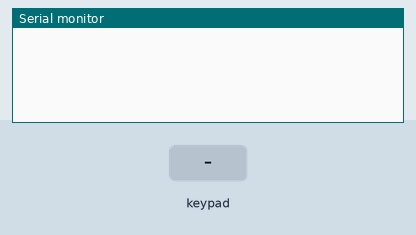
A sketch run on a simulated Arduino Mega 2560, built with avr-gcc and run on an emulated ATmega2560. On the bench: the last lines printed to the serial monitor. Inputs (shaded band) come from the test bench.

Above: at 1.2 s.
1.3 s: key 'F' pressed
At 2.5 s:
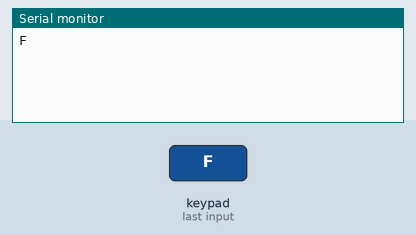
2.8 s: keypad keys 2 5 2 4 2 3 2 2 pressed 0.4 s apart
At 6.1 s:
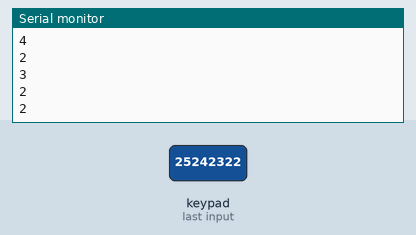
7.5 s: key 'E' pressed
At 8.6 s:
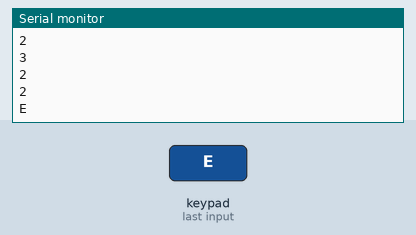
9.0 s: keypad keys 2 5 2 4 2 3 2 2 A pressed 0.4 s apart
At 13.3 s:
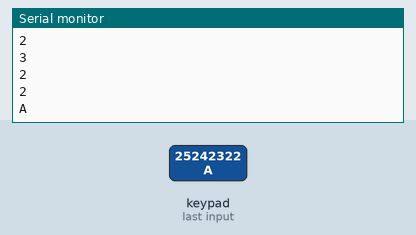
14.1 s: key 'D' pressed
At 14.7 s:
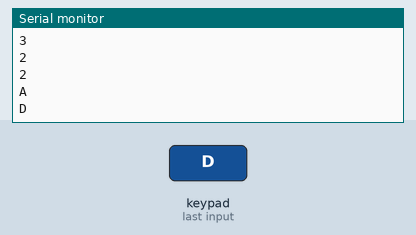
15.6 s: key 'C' pressed
At 16.0 s:
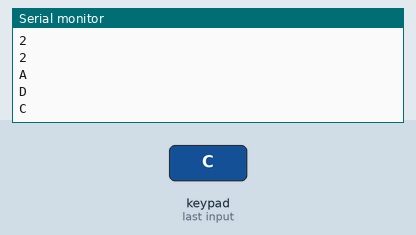
Timing chart, 0 to 18.1 s (numbered marks = the images above; inputs shaded):
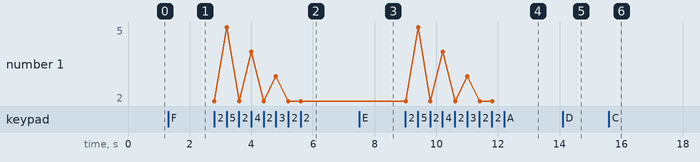

The sketch:

EXA1.ino
```cpp
#include <Keypad.h>

const byte ROWS = 4;
const byte COLS = 4;

char keys[ROWS][COLS] = {{'F','E','D','C'},
                         {'B','3','6','9'},
                         {'A','2','5','8'},
                         {'0','1','4','7'}};

byte rowPins[ROWS] = {25, 24, 23, 22};
byte colPins[COLS] = {29, 28, 27, 26};

Keypad keypad = Keypad(makeKeymap(keys), rowPins, colPins, ROWS, COLS);

void setup() {

    Serial.begin(9600);

}

void loop() {

    char key = keypad.getKey();

    if (key) {

        Serial.println(key);

    }

}
```

Measured:
- after the input at 1.3 s, the serial monitor: prints a new line at once (image 1)
- after the input at 2.8 s, the serial monitor: prints a new line at once (image 2)
- after the input at 7.5 s, the serial monitor: prints a new line at once (image 3)
- after the input at 9.0 s, the serial monitor: prints a new line at once (image 4)
- after the input at 14.1 s, the serial monitor: prints a new line at once (image 5)
- after the input at 15.6 s, the serial monitor: prints a new line at once (image 6)
